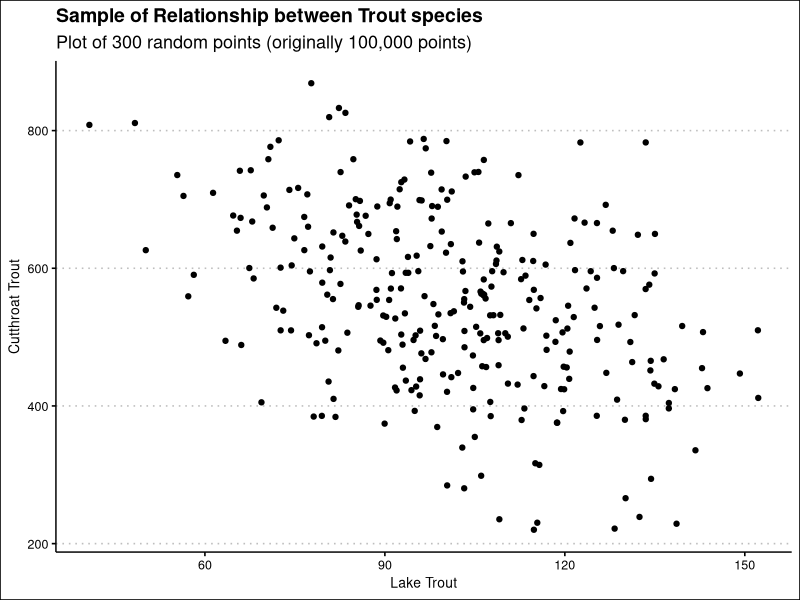

The R source for this figure:
## ---- chunk 1
#| label: setup
#| message: false

library(tidyverse)
set.seed(123)
theme_set(theme_bw(14))

## ---- chunk 2
#| label: sim-pop
lake_trout <- rnorm(100000, 100, 20)

cutthroat <- rnorm(100000, mean = 800 - 2.5*lake_trout, sd = 120)

trout_sp <- data.frame(lake_trout, cutthroat)

## ---- chunk 3
#| label: fig-pop
trout_sample  <- trout_sp[sample(nrow(trout_sp), 300), ]


ggplot(trout_sample, aes(x = lake_trout, y = cutthroat))+
  geom_point()+
  labs(x = 'Lake Trout',
       y = 'Cutthroat Trout',
       title = 'Sample of Relationship between Trout species',
       subtitle = 'Plot of 300 random points (originally 100,000 points)')+
  ggthemes::theme_clean()

## ---- chunk 4
#| label: pop-spl-coefs

trout_lm <- lm(cutthroat ~ lake_trout, trout_sp);summary(trout_lm)

## ---- chunk 5
#| label: small-n-pval

## ---- chunk 6
#| label: boot-beta1

## ---- chunk 7
#| label: ci-mean

